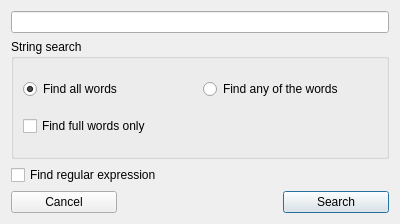
<?xml version="1.0" encoding="UTF-8"?>
<ui version="4.0">
 <class>SearchForm</class>
 <widget class="QDialog" name="SearchForm">
  <property name="geometry">
   <rect>
    <x>0</x>
    <y>0</y>
    <width>400</width>
    <height>224</height>
   </rect>
  </property>
  <property name="windowTitle">
   <string>Advanced search</string>
  </property>
  <property name="layoutDirection">
   <enum>Qt::LeftToRight</enum>
  </property>
  <layout class="QVBoxLayout" name="verticalLayout">
   <item>
    <widget class="QLineEdit" name="lineEdit"/>
   </item>
   <item>
    <widget class="QGroupBox" name="groupBox">
     <property name="title">
      <string>String search</string>
     </property>
     <layout class="QVBoxLayout" name="verticalLayout_2">
      <item>
       <layout class="QHBoxLayout" name="horizontalLayout_3">
        <property name="topMargin">
         <number>0</number>
        </property>
        <item>
         <widget class="QRadioButton" name="radioButton_2">
          <property name="text">
           <string>Find all words</string>
          </property>
          <property name="checked">
           <bool>true</bool>
          </property>
         </widget>
        </item>
        <item>
         <widget class="QRadioButton" name="radioButton">
          <property name="text">
           <string>Find any of the words</string>
          </property>
         </widget>
        </item>
       </layout>
      </item>
      <item>
       <widget class="QCheckBox" name="fullCheckBox">
        <property name="text">
         <string>Find full words only</string>
        </property>
       </widget>
      </item>
     </layout>
    </widget>
   </item>
   <item>
    <widget class="QCheckBox" name="regexpCheckBox">
     <property name="text">
      <string>Find regular expression</string>
     </property>
    </widget>
   </item>
   <item>
    <layout class="QHBoxLayout" name="horizontalLayout">
     <property name="spacing">
      <number>-1</number>
     </property>
     <item>
      <widget class="QPushButton" name="cancel">
       <property name="focusPolicy">
        <enum>Qt::NoFocus</enum>
       </property>
       <property name="text">
        <string>Cancel</string>
       </property>
      </widget>
     </item>
     <item>
      <spacer name="horizontalSpacer">
       <property name="orientation">
        <enum>Qt::Horizontal</enum>
       </property>
       <property name="sizeType">
        <enum>QSizePolicy::Maximum</enum>
       </property>
       <property name="sizeHint" stdset="0">
        <size>
         <width>160</width>
         <height>20</height>
        </size>
       </property>
      </spacer>
     </item>
     <item>
      <widget class="QPushButton" name="submit">
       <property name="text">
        <string>Search</string>
       </property>
      </widget>
     </item>
    </layout>
   </item>
  </layout>
 </widget>
 <tabstops>
  <tabstop>regexpCheckBox</tabstop>
  <tabstop>lineEdit</tabstop>
  <tabstop>fullCheckBox</tabstop>
  <tabstop>radioButton</tabstop>
  <tabstop>radioButton_2</tabstop>
 </tabstops>
 <resources/>
 <connections/>
</ui>
